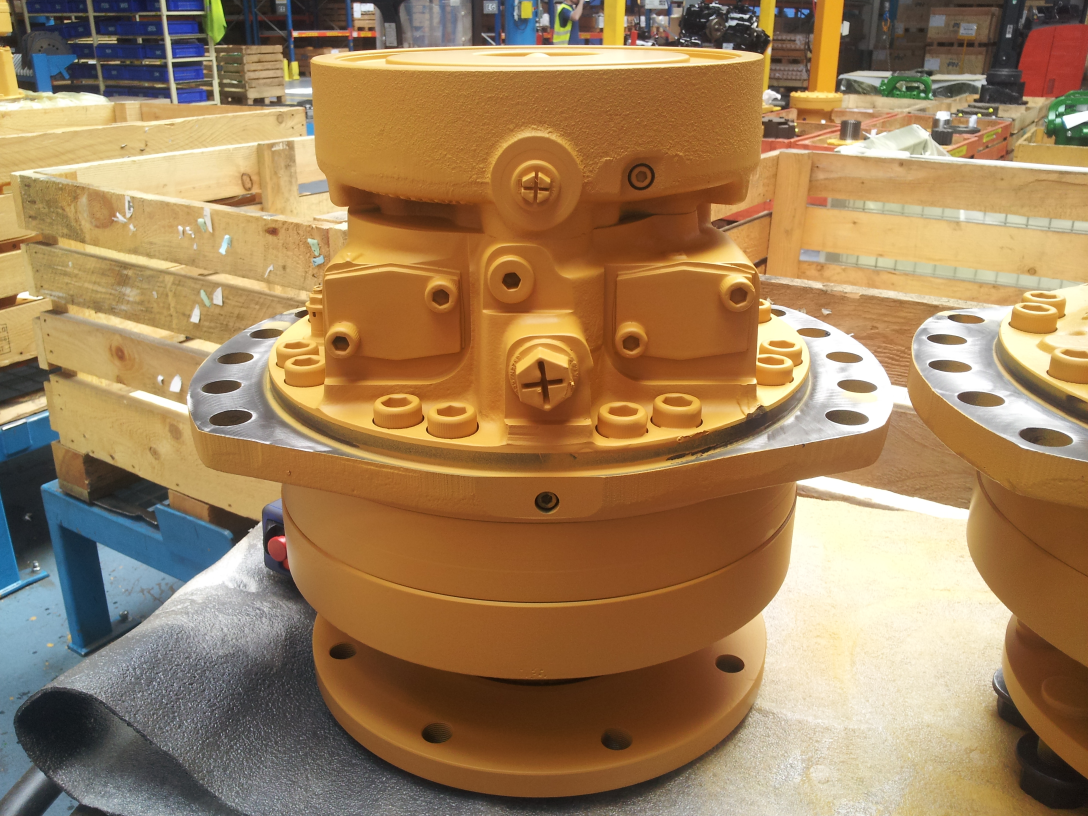
#> input picture Data/Images/OK.JPG, 3264 x 2448 px, found by its file name (shown at 1/3 size)
$ python test5.py
#> lines starting #> are read from the running program, lines starting #| are printed output that depends on the picture
import cv2

import numpy as np
import cv2
from matplotlib import pyplot as plt

imgRaw = cv2.imread('../../Data/Images/OK.jpg')
#> imgRaw is the input picture: shape (2448, 3264, 3); mean B, G, R 91, 127.9, 159
height, width = imgRaw.shape[:2]
#> height = 2448; width = 3264
img = cv2.resize(imgRaw,(width/2, height/2), interpolation = cv2.INTER_CUBIC)

gray= cv2.cvtColor(img,cv2.COLOR_BGR2GRAY)
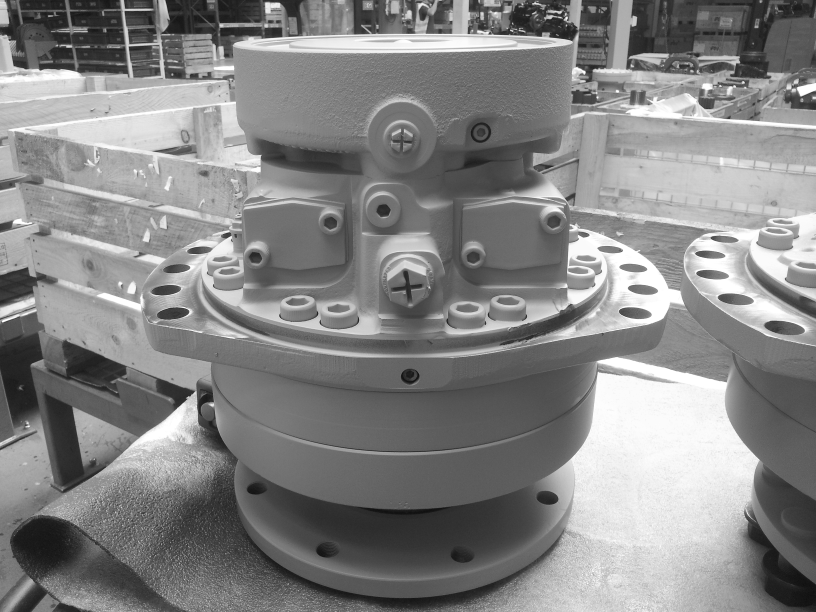
#> gray: shape (1224, 1632) (shown at 1/2 size); min 10, max 255, mean 133

sift = cv2.xfeatures2d.SIFT_create()
kp = sift.detect(gray,None)
#> kp = 5054 keypoints; strongest (x, y, size): (1025, 62, 2.1), (1025, 47, 2.2), (1486, 165, 3.7), (1168, 144, 4.4)

img=cv2.drawKeypoints(gray,kp, None)
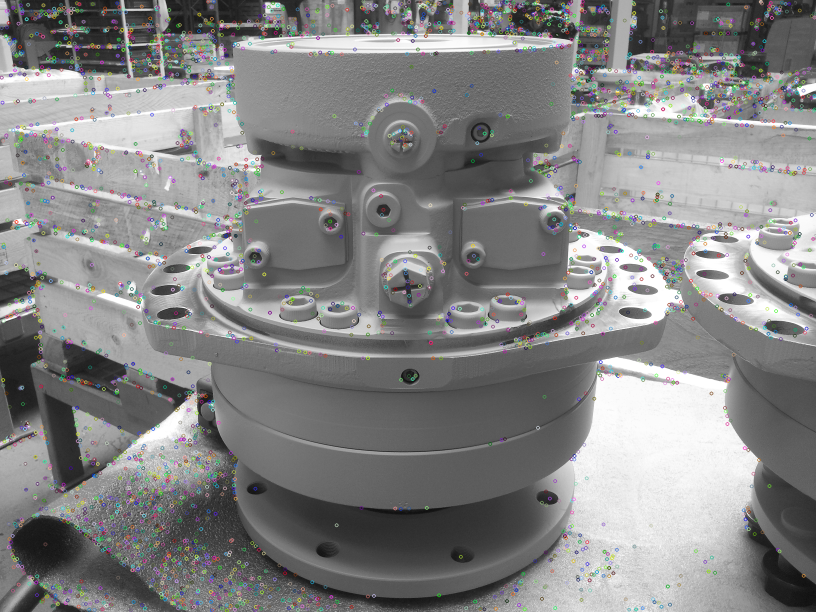
#> img: shape (1224, 1632, 3) (shown at 1/2 size); mean of channels 0, 1, 2 132.6, 132.6, 132.6; drawn as B, G, R

plt.imshow(img),plt.show()

$ run again, with Data/Images/Pair2.jpg copied over Data/Images/OK.JPG
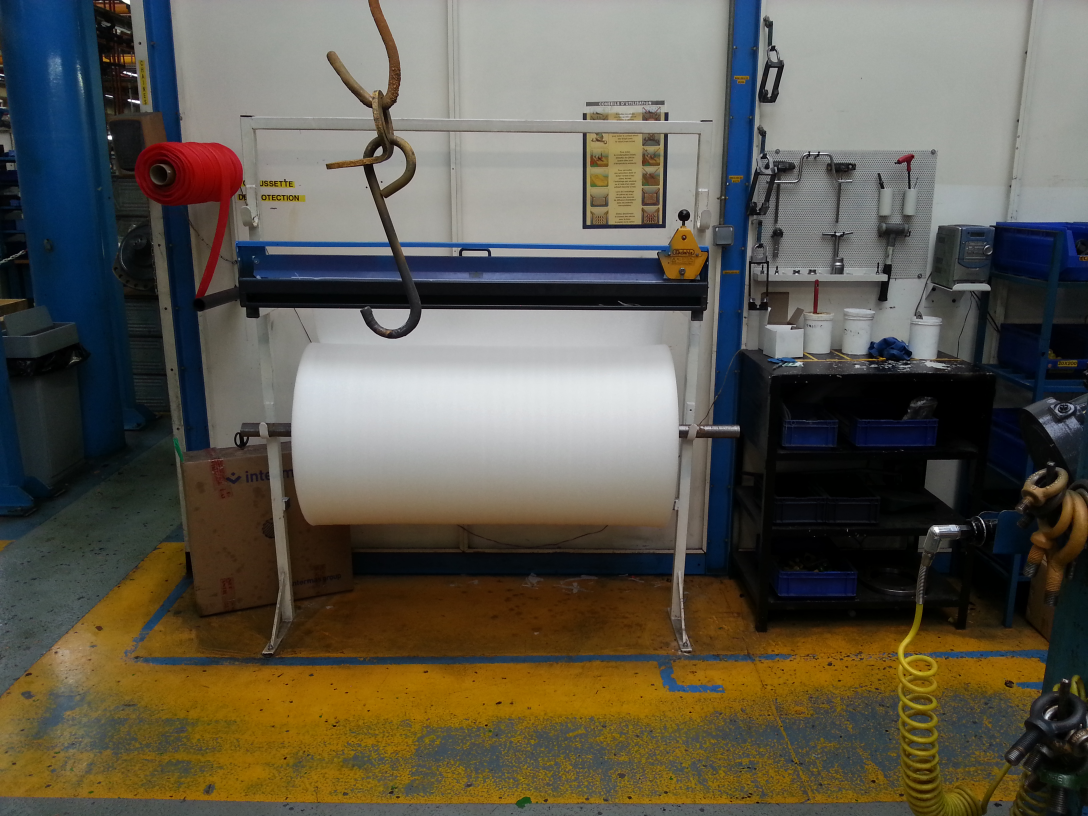
#> input picture Data/Images/Pair2.jpg, 3264 x 2448 px, found by its file name (shown at 1/3 size)
#> imgRaw is the input picture: shape (2448, 3264, 3); mean B, G, R 77.6, 89.5, 94.1
#> `gray= cv2.cvtColor(img,cv2.COLOR_BGR2GRAY)`:
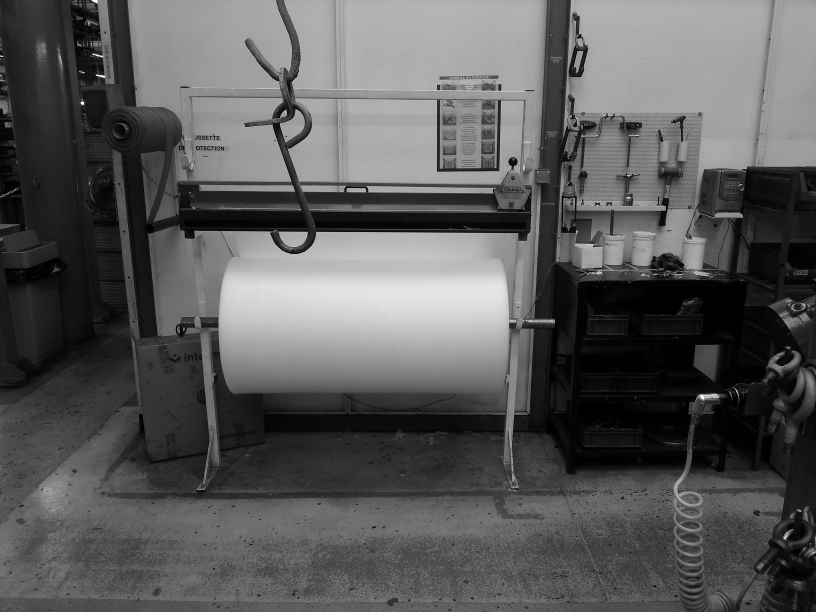
#> gray: shape (1224, 1632) (shown at 1/2 size); min 0, max 255, mean 89.5
#> kp = 2701 keypoints; strongest (x, y, size): (165, 206, 4.5), (194, 150, 2.4), (187, 108, 2.4), (1405, 794, 8)
#> `img=cv2.drawKeypoints(gray,kp, None)`:
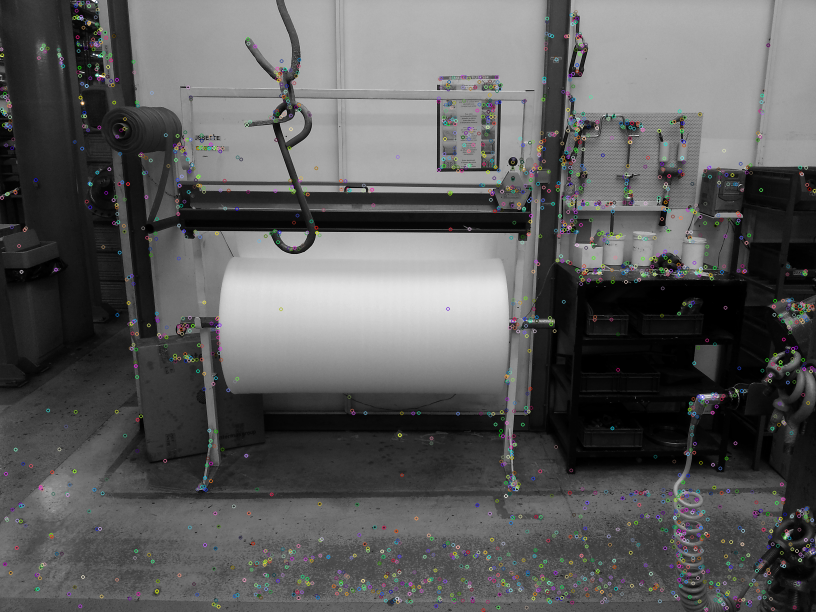
#> img: shape (1224, 1632, 3) (shown at 1/2 size); mean of channels 0, 1, 2 90.8, 90.8, 90.8; drawn as B, G, R
